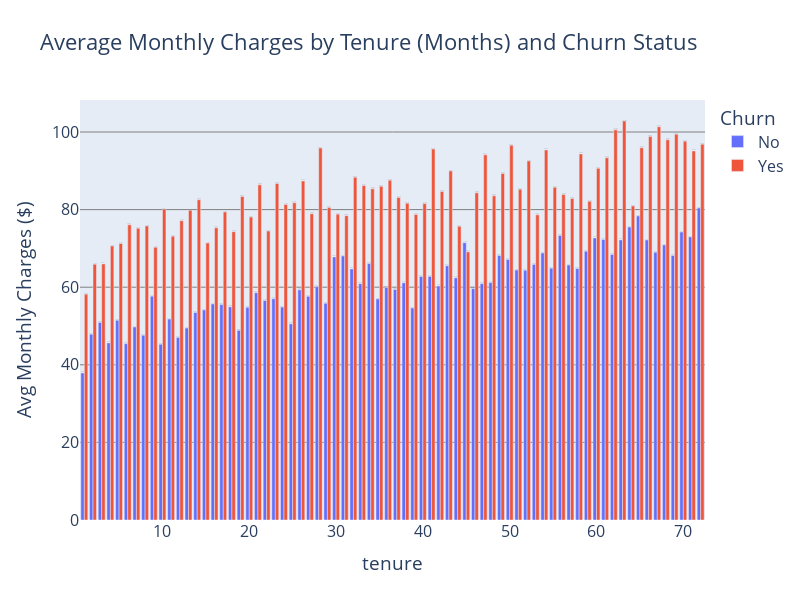

Notebook code for this chart:
### Code cell
fig = px.bar(
    Churn_Tenure_Charges,
    x='tenure',
    y='MonthlyCharges',
    color='Churn',
    barmode='group',
    title='Average Monthly Charges by Tenure (Months) and Churn Status',
    labels={'MonthlyCharges': 'Avg Monthly Charges ($)'}
)
fig.update_traces(
    texttemplate='%{y:.2f}',
    textposition='outside'
)
fig.update_layout(
    yaxis=dict(showgrid=True, gridcolor='gray'),
    font=dict(size=16),
    width=800,
    height=600
)

fig.show()

### Figure 1 — Plotly figure (JSON) as saved in the notebook; plotly's stock layout.template omitted (floating-point values rounded to 4 significant figures)
{"data": [{"alignmentgroup": "True", "hovertemplate": "Churn=No<br>tenure=%{x}<br>Avg Monthly Charges ($)=%{y}<extra></extra>", "legendgroup": "No", "marker": {"color": "#636efa", "pattern": {"shape": ""}}, "name": "No", "offsetgroup": "No", "orientation": "v", "showlegend": true, "textposition": "outside", "texttemplate": "%{y:.2f}", "type": "bar", "x": [1, 2, 3, 4, 5, 6, 7, 8, 9, 10, 11, 12, 13, 14, 15, 16, 17, 18, 19, 20, 21, 22, 23, 24, 25, 26, 27, 28, 29, 30, 31, 32, 33, 34, 35, 36, 37, 38, 39, 40, 41, 42, 43, 44, 45, 46, 47, 48, 49, 50, 51, 52, 53, 54, 55, 56, 57, 58, 59, 60, 61, 62, 63, 64, 65, 66, 67, 68, 69, 70, 71, 72], "xaxis": "x", "y": [37.91, 47.88, 50.92, 45.65, 51.48, 45.45, 49.74, 47.64, 57.69, 45.3, 51.77, 47.06, 49.48, 53.49, 54.14, 55.67, 55.52, 54.93, 48.89, 54.82, 58.59, 56.57, 57.01, 54.88, 50.56, 59.32, 57.64, 60.14, 55.86, 67.81, 68.04, 64.71, 60.92, 66.08, 56.97, 59.93, 59.42, 61.12, 54.63, 62.77, 62.77, 60.34, 65.52, 62.41, 71.48, 59.64, 60.92, 61.19, 68.2, 67.16, 64.43, 64.37, 65.87, 68.8, 64.9, 73.34, 65.71, 64.81, 69.28, 72.7, 72.28, 68.44, 72.2, 75.51, 78.36, 72.17, 69.03, 70.88, 68.19, 74.21, 72.95, 80.42], "yaxis": "y"}, {"alignmentgroup": "True", "hovertemplate": "Churn=Yes<br>tenure=%{x}<br>Avg Monthly Charges ($)=%{y}<extra></extra>", "legendgroup": "Yes", "marker": {"color": "#EF553B", "pattern": {"shape": ""}}, "name": "Yes", "offsetgroup": "Yes", "orientation": "v", "showlegend": true, "textposition": "outside", "texttemplate": "%{y:.2f}", "type": "bar", "x": [1, 2, 3, 4, 5, 6, 7, 8, 9, 10, 11, 12, 13, 14, 15, 16, 17, 18, 19, 20, 21, 22, 23, 24, 25, 26, 27, 28, 29, 30, 31, 32, 33, 34, 35, 36, 37, 38, 39, 40, 41, 42, 43, 44, 45, 46, 47, 48, 49, 50, 51, 52, 53, 54, 55, 56, 57, 58, 59, 60, 61, 62, 63, 64, 65, 66, 67, 68, 69, 70, 71, 72], "xaxis": "x", "y": [58.2, 65.92, 66.01, 70.64, 71.27, 76.09, 75.18, 75.78, 70.31, 80.16, 73.16, 77.16, 79.86, 82.54, 71.41, 75.31, 79.39, 74.33, 83.4, 78.07, 86.39, 74.48, 86.75, 81.31, 81.78, 87.39, 78.93, 95.85, 80.52, 78.82, 78.44, 88.35, 86.21, 85.37, 86.0, 87.58, 83.15, 81.64, 78.73, 81.54, 95.6, 84.68, 89.96, 75.69, 69.11, 84.32, 94.11, 83.57, 89.32, 96.59, 85.26, 92.54, 78.65, 95.39, 85.76, 83.88, 82.85, 94.36, 82.16, 90.63, 93.35, 100.6, 102.8, 80.94, 95.96, 98.82, 101.4, 98.01, 99.45, 97.65, 95.13, 96.88], "yaxis": "y"}], "layout": {"barmode": "group", "font": {"size": 16}, "height": 600, "legend": {"title": {"text": "Churn"}, "tracegroupgap": 0}, "title": {"text": "Average Monthly Charges by Tenure (Months) and Churn Status"}, "width": 800, "xaxis": {"anchor": "y", "domain": [0, 1], "title": {"text": "tenure"}}, "yaxis": {"anchor": "x", "domain": [0, 1], "gridcolor": "gray", "showgrid": true, "title": {"text": "Avg Monthly Charges ($)"}}}}
